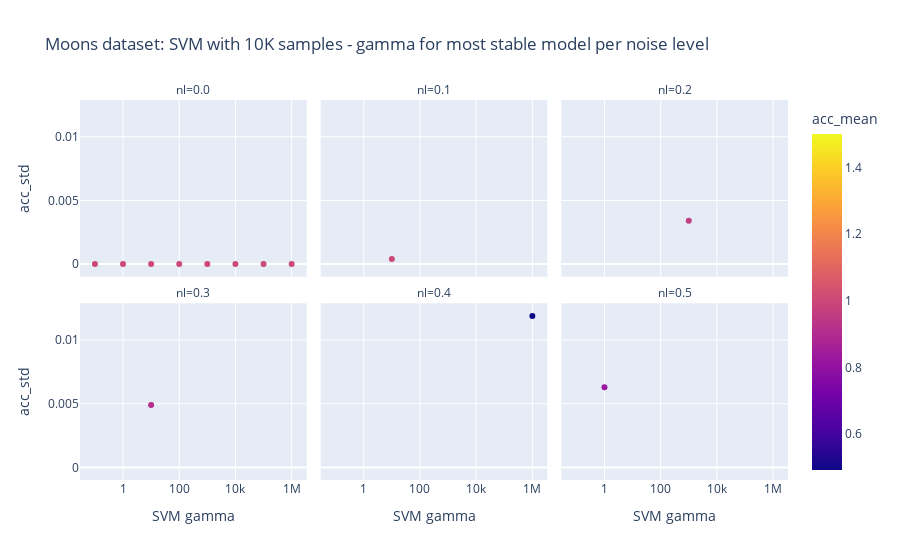

Notebook source saved alongside this figure:
### Markdown cell above
For the Circles dataset, the model parameter (gamma) for most stable model is different for each noise level:
* nl = 0: any value of gamma between 0.1 and 100K delivers the highest stability level possible (0)
* nl = 0.1: gamma=1000,     min std is 0.0097
* nl = 0.2: gamma=100, min std is 0.0076
* nl = 0.3: gamma=0.001, min std is 0.0069
* nl = 0.4: gamma=0.001, min std is 0.0084
* nl = 0.5: gamma=1M, min std is 0.0058

### Code cell
gamma_most_stable_per_nl_10K_df = moons_df.groupby(['nl']).apply(lambda grp: grp[grp.acc_std == grp.acc_std.min()]).reset_index(drop=True)
px.scatter(gamma_most_stable_per_nl_10K_df, x='svm_gamma', labels = {'svm_gamma': 'SVM gamma'}, y='acc_std', 
           log_x=True,
           color = 'acc_mean',
           facet_col = 'nl', facet_col_wrap = 3,
           title="Moons dataset: SVM with 10K samples - gamma for most stable model per noise level")

### Figure 1 — Plotly figure (JSON) as saved in the notebook; plotly's stock layout.template omitted (floating-point values rounded to 4 significant figures)
{"data": [{"hovertemplate": "nl=0.0<br>SVM gamma=%{x}<br>acc_std=%{y}<br>acc_mean=%{marker.color}<extra></extra>", "legendgroup": "", "marker": {"color": [1, 1, 1, 1, 1, 1, 1, 1], "coloraxis": "coloraxis", "symbol": "circle"}, "mode": "markers", "name": "", "orientation": "v", "showlegend": false, "type": "scatter", "x": [0.1, 1, 10, 100, 1000, 10000, 100000, 1000000], "xaxis": "x4", "y": [0, 0, 0, 0, 0, 0, 0, 0], "yaxis": "y4"}, {"hovertemplate": "nl=0.1<br>SVM gamma=%{x}<br>acc_std=%{y}<br>acc_mean=%{marker.color}<extra></extra>", "legendgroup": "", "marker": {"color": [0.9998], "coloraxis": "coloraxis", "symbol": "circle"}, "mode": "markers", "name": "", "orientation": "v", "showlegend": false, "type": "scatter", "x": [10], "xaxis": "x5", "y": [0.0004], "yaxis": "y5"}, {"hovertemplate": "nl=0.2<br>SVM gamma=%{x}<br>acc_std=%{y}<br>acc_mean=%{marker.color}<extra></extra>", "legendgroup": "", "marker": {"color": [0.9616], "coloraxis": "coloraxis", "symbol": "circle"}, "mode": "markers", "name": "", "orientation": "v", "showlegend": false, "type": "scatter", "x": [1000], "xaxis": "x6", "y": [0.0034], "yaxis": "y6"}, {"hovertemplate": "nl=0.3<br>SVM gamma=%{x}<br>acc_std=%{y}<br>acc_mean=%{marker.color}<extra></extra>", "legendgroup": "", "marker": {"color": [0.9098], "coloraxis": "coloraxis", "symbol": "circle"}, "mode": "markers", "name": "", "orientation": "v", "showlegend": false, "type": "scatter", "x": [10], "xaxis": "x", "y": [0.0049], "yaxis": "y"}, {"hovertemplate": "nl=0.4<br>SVM gamma=%{x}<br>acc_std=%{y}<br>acc_mean=%{marker.color}<extra></extra>", "legendgroup": "", "marker": {"color": [0.4927], "coloraxis": "coloraxis", "symbol": "circle"}, "mode": "markers", "name": "", "orientation": "v", "showlegend": false, "type": "scatter", "x": [1000000], "xaxis": "x2", "y": [0.0119], "yaxis": "y2"}, {"hovertemplate": "nl=0.5<br>SVM gamma=%{x}<br>acc_std=%{y}<br>acc_mean=%{marker.color}<extra></extra>", "legendgroup": "", "marker": {"color": [0.8289], "coloraxis": "coloraxis", "symbol": "circle"}, "mode": "markers", "name": "", "orientation": "v", "showlegend": false, "type": "scatter", "x": [1], "xaxis": "x3", "y": [0.0063], "yaxis": "y3"}], "layout": {"annotations": [{"font": {}, "showarrow": false, "text": "nl=0.3", "x": 0.16, "xanchor": "center", "xref": "paper", "y": 0.465, "yanchor": "bottom", "yref": "paper"}, {"font": {}, "showarrow": false, "text": "nl=0.4", "x": 0.5, "xanchor": "center", "xref": "paper", "y": 0.465, "yanchor": "bottom", "yref": "paper"}, {"font": {}, "showarrow": false, "text": "nl=0.5", "x": 0.84, "xanchor": "center", "xref": "paper", "y": 0.465, "yanchor": "bottom", "yref": "paper"}, {"font": {}, "showarrow": false, "text": "nl=0.0", "x": 0.16, "xanchor": "center", "xref": "paper", "y": 1.0, "yanchor": "bottom", "yref": "paper"}, {"font": {}, "showarrow": false, "text": "nl=0.1", "x": 0.5, "xanchor": "center", "xref": "paper", "y": 1.0, "yanchor": "bottom", "yref": "paper"}, {"font": {}, "showarrow": false, "text": "nl=0.2", "x": 0.84, "xanchor": "center", "xref": "paper", "y": 1.0, "yanchor": "bottom", "yref": "paper"}], "autosize": true, "coloraxis": {"colorbar": {"title": {"text": "acc_mean"}}, "colorscale": [[0, "#0d0887"], [0.1111, "#46039f"], [0.2222, "#7201a8"], [0.3333, "#9c179e"], [0.4444, "#bd3786"], [0.5556, "#d8576b"], [0.6667, "#ed7953"], [0.7778, "#fb9f3a"], [0.8889, "#fdca26"], [1, "#f0f921"]]}, "legend": {"tracegroupgap": 0}, "title": {"text": "Moons dataset: SVM with 10K samples - gamma for most stable model per noise level"}, "xaxis": {"anchor": "y", "autorange": true, "domain": [0, 0.32], "range": [-1.559, 6.559], "title": {"text": "SVM gamma"}, "type": "log"}, "xaxis2": {"anchor": "y2", "autorange": true, "domain": [0.34, 0.66], "matches": "x", "range": [-1.559, 6.559], "title": {"text": "SVM gamma"}, "type": "log"}, "xaxis3": {"anchor": "y3", "autorange": true, "domain": [0.68, 1.0], "matches": "x", "range": [-1.559, 6.559], "title": {"text": "SVM gamma"}, "type": "log"}, "xaxis4": {"anchor": "y4", "autorange": true, "domain": [0, 0.32], "matches": "x", "range": [-1.559, 6.559], "showticklabels": false, "type": "log"}, "xaxis5": {"anchor": "y5", "autorange": true, "domain": [0.34, 0.66], "matches": "x", "range": [-1.559, 6.559], "showticklabels": false, "type": "log"}, "xaxis6": {"anchor": "y6", "autorange": true, "domain": [0.68, 1.0], "matches": "x", "range": [-1.559, 6.559], "showticklabels": false, "type": "log"}, "yaxis": {"anchor": "x", "autorange": true, "domain": [0, 0.465], "range": [-0.001392, 0.01329], "title": {"text": "acc_std"}, "type": "linear"}, "yaxis2": {"anchor": "x2", "autorange": true, "domain": [0, 0.465], "matches": "y", "range": [-0.001392, 0.01329], "showticklabels": false, "type": "linear"}, "yaxis3": {"anchor": "x3", "autorange": true, "domain": [0, 0.465], "matches": "y", "range": [-0.001392, 0.01329], "showticklabels": false, "type": "linear"}, "yaxis4": {"anchor": "x4", "autorange": true, "domain": [0.535, 1.0], "matches": "y", "range": [-0.001392, 0.01329], "title": {"text": "acc_std"}, "type": "linear"}, "yaxis5": {"anchor": "x5", "autorange": true, "domain": [0.535, 1.0], "matches": "y", "range": [-0.001392, 0.01329], "showticklabels": false, "type": "linear"}, "yaxis6": {"anchor": "x6", "autorange": true, "domain": [0.535, 1.0], "matches": "y", "range": [-0.001392, 0.01329], "showticklabels": false, "type": "linear"}}}
